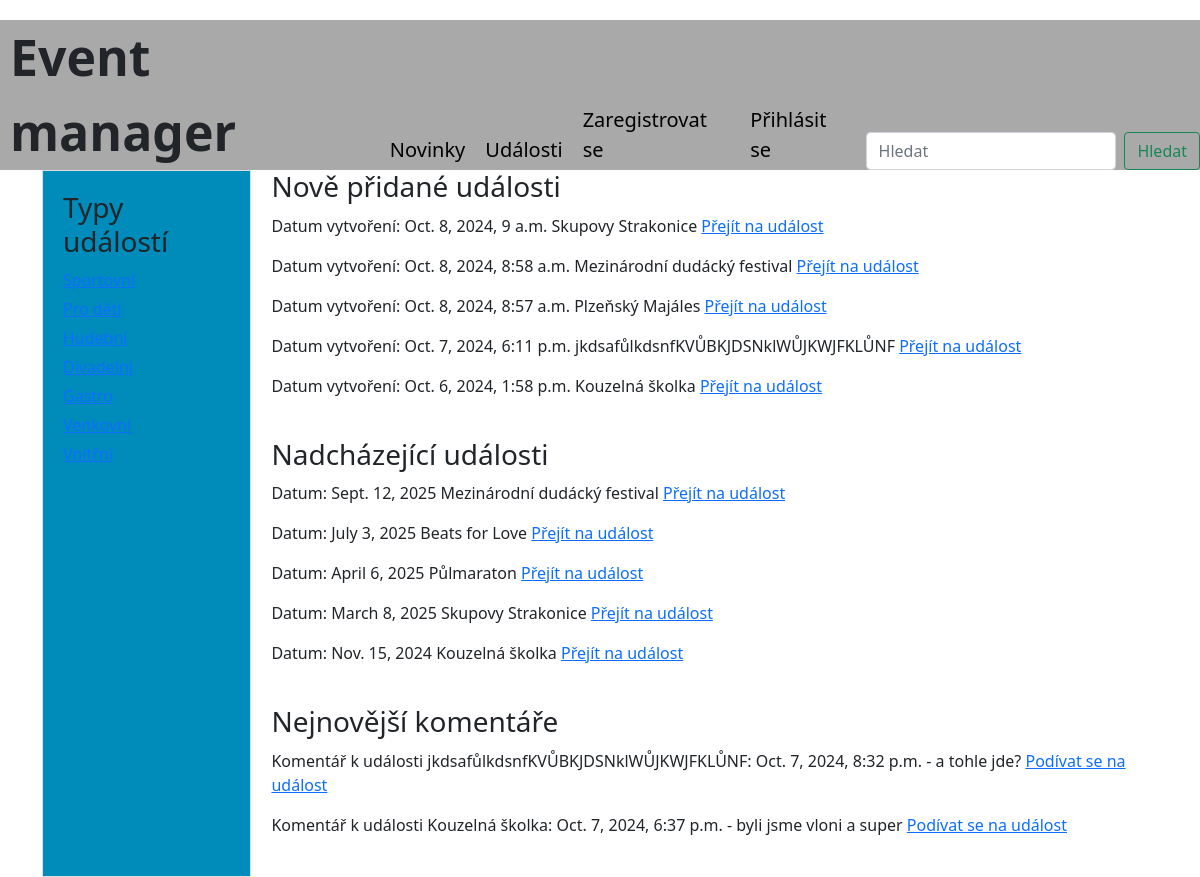
The app's page /main_page/, older data.
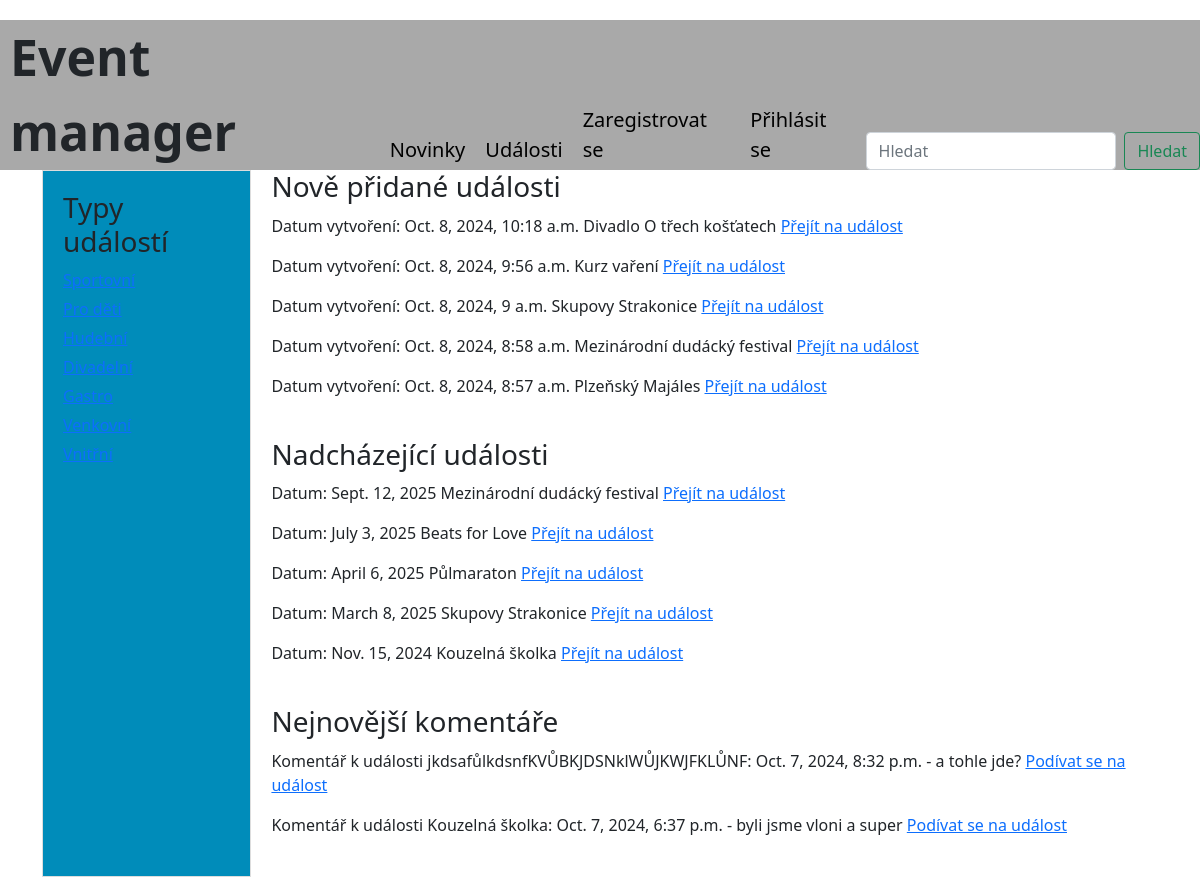
The same page, newer data.
### viewer/models.py (models this page shows, shortened)
class Event(Model):
  name = CharField(max_length=128)
  describtion = CharField(max_length=128, default="")
  eventType = ManyToManyField(EventType)
  date = DateField(default=timezone.now)
  create_date = DateTimeField(auto_now_add=True)
  place = CharField(max_length=128, default="")
  entry = BooleanField(default=False)
  user = ForeignKey(User, on_delete=DO_NOTHING, default=1)
  attendees = models.ManyToManyField(User, related_name="events_attending", blank=True)

class Comment(Model):
  comment = TextField(default="")
  event = ForeignKey(Event, on_delete=DO_NOTHING, default="")
  comment_date = DateTimeField(default=datetime.datetime.now)
  user = ForeignKey(User, on_delete=DO_NOTHING, default=1)

### viewer/views.py (the view)
# urls.py: path('main_page/', main_page, name='main_page'),
def main_page(request):
  return render(
    request,
    "main_page.html",
    context={
          "newest_events": Event.objects.order_by("-create_date").all()[:5],
          "nearest_events": Event.objects.order_by("-date").all()[:5],
          "newest_comments": Comment.objects.order_by("-comment_date").all()[:5],
    }
  )

### viewer/views.py (called while the page is built)
def global_data(request):
    data = EventType.objects.all()
    return {'type_list': data}

### viewer/templates/main_page.html (shortened to what this page needs)
{% extends "base.html" %}
{% block content %}
    <div class="main-content">
        <h3>Nově přidané události</h3>
        {% for event in newest_events %}
        <p>Datum vytvoření: {{ event.create_date }}  {{ event.name }}
            <a href="{% url 'detail' event.pk %}" class="button">Přejít na událost</a></p></p>
        {% endfor %}
        <br>
        <h3>Nadcházející události</h3>
        {% for event in nearest_events %}
        <p>Datum: {{ event.date }}  {{ event.name }}
            <a href="{% url 'detail' event.pk %}" class="button">Přejít na událost</a></p></p>
        {% endfor %}
        <br>
        <h3>Nejnovější komentáře</h3>
        {% for comment in newest_comments %}
        <p>Komentář k události {{ comment.event.name }}: {{ comment.comment_date }} - {{ comment.comment }}
                <a href="/detail/{{comment.event.pk}}" class="button">Podívat se na událost</a></p>
        {% endfor %}
        <br>
  </div>
</div>
{% endblock %}

### viewer/templates/base.html (shortened to what this page needs)
<!DOCTYPE html>
<html lang="en">
<head>
    <link href="https://cdn.jsdelivr.net/npm/bootstrap@5.0.2/dist/css/bootstrap.min.css" rel="stylesheet">
</head>
<body>
    <nav class="header">
        <div class="logo">
            Event manager
        </div>
        <nav class="nav-bar">
            <a href="{% url 'main_page' %}">Novinky</a>
            <a href="{% url 'events' %}">Události</a>
            {% if request.user.is_authenticated %}
                <a href="{% url 'my_attendees' %}">Moje akce</a>
                <a href="{% url 'my_page' %}">Můj účet - {{ request.user.username }}</a>
                <a href="{% url 'logout' %}">Odhlásit se</a>
            {% else %}
                <a href="{% url 'sign_up' %}">Zaregistrovat se</a>
                <a href="{% url 'login' %}">Přihlásit se</a>
            {% endif %}
            <form class="d-flex" method="get" action="{% url 'search' %}">
                <input type="text" name="query" class="form-control me-2" placeholder="Hledat" aria-label="Search" required="" id="id_query">
                <button class="btn btn-outline-success" type="submit">Hledat</button>
            </form>
        </nav>
    </nav>
        <div class="container">
            <div class="left-sidebar">
               <h3>Typy událostí</h3>
               <ul>
                 {% for type in type_list %}
                     <li><a href="{% url 'type_filter' type.pk %}">{{ type.name }}</a></li>
                 {% endfor %}
               </ul>
            </div>
            <div class="content">
                        <div>
                        {% block content %}{% endblock %}
                        </div>
            </div>
    </body>
</html>

### viewer/templates/base.html (style rules this page uses)
.header { display: flex; justify-content: space-between; padding-left: 10px; margin-top: 20px; background-color: #A9A9A9; }
.logo { font-size: 50px; align-items: left; font-weight: bold; margin-center: 50px; background-color: #A9A9A9; }
.nav-bar { display: flex; font-size: 20px; justify-content: center; gap: 10px; margin-right: 0px; align-items: flex-end; background-color: #A9A9A9; width: fit-content; }
.nav-bar a { text-decoration: none; padding: 5px 5px; color: #000; }
.container { display: flex; }
.left-sidebar { width: auto; padding: 20px; background-color: #008cba; border: 1px solid #ddd; margin-right: 20px; }
.content { flex-grow: 1; }
h3 { margin-bottom: 10px; }
ul { list-style-type: none; padding-left: 0; }
li { margin-bottom: 5px; }

Row changes from the older to the newer data that the page shows:
no longer on this page (row unchanged): Event: create_date "Oct. 7, 2024, 6:11 p.m.", name "jkdsafůlkdsnfKVŮBKJDSNklWŮJKWJFKLŮNF", shown under "Nově přidané události"
no longer on one of the page's lists (row unchanged): Event: create_date "Oct. 6, 2024, 1:58 p.m.", name "Kouzelná školka"
added Event: create_date "Oct. 8, 2024, 10:18 a.m.", name "Divadlo O třech košťatech", shown under "Nově přidané události"
added Event: create_date "Oct. 8, 2024, 9:56 a.m.", name "Kurz vaření", shown under "Nově přidané události"
